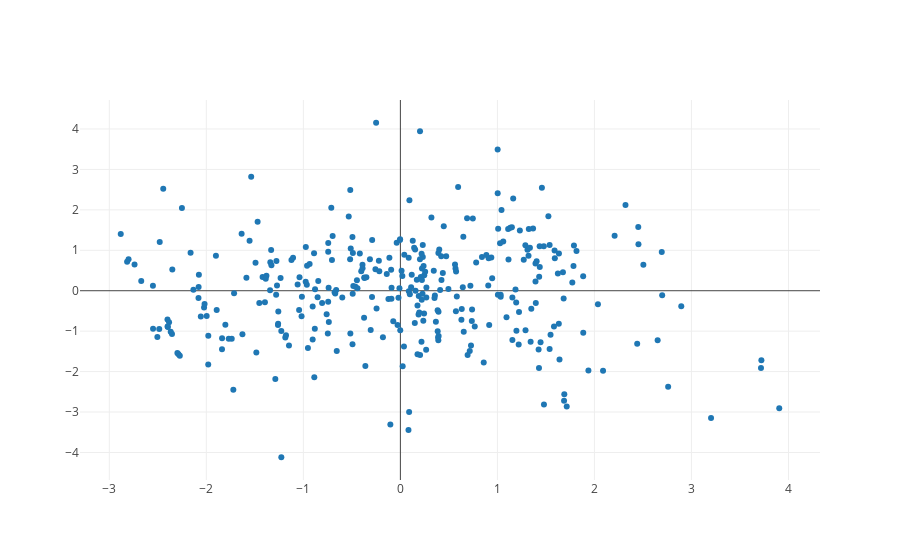

Notebook code for this chart:
### Code cell
## pca two component
pca = PCA(n_components=2)
pca.fit(normalized_pca_data)
PCA(copy=True, iterated_power='auto', n_components=2, random_state=None,
  svd_solver='auto', tol=0.0, whiten=False)
print(pca.explained_variance_ratio_)  
print(pca.singular_values_)  

pca_2 = pca.transform(normalized_pca_data)

data = [go.Scatter(x=pca_2[:,0],
                     y=pca_2[:,1],
                    mode = 'markers'
                    )
]

iplot(data,filename='pca_2')

### Figure 1 — Plotly figure (JSON) as saved in the notebook; plotly's stock layout.template omitted (floating-point values rounded to 4 significant figures; data arrays with more than 128 entries replaced by an {"elided": "..."} marker saying what was removed)
{"data": [{"mode": "markers", "type": "scatter", "uid": "29a49891-d0e8-446d-b3db-05abcfc89f06", "x": {"elided": "335 float values"}, "y": {"elided": "335 float values"}}], "layout": {}}
